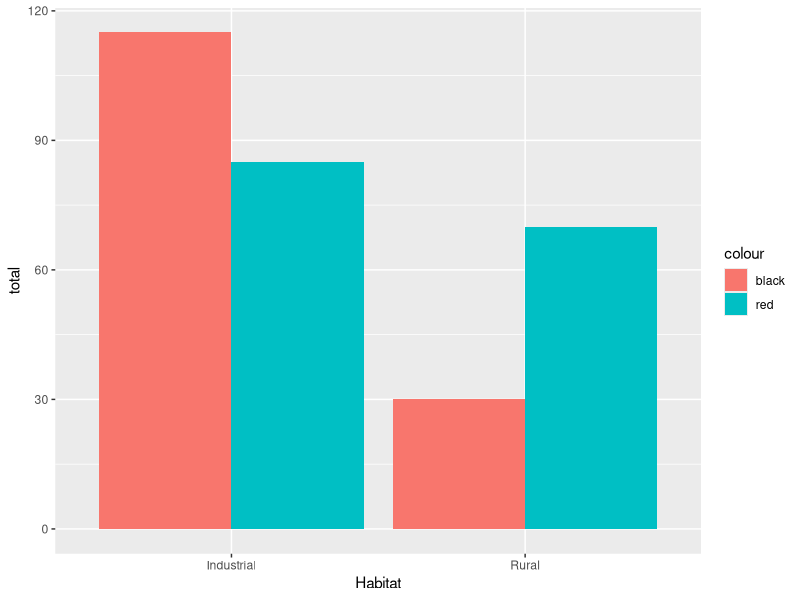
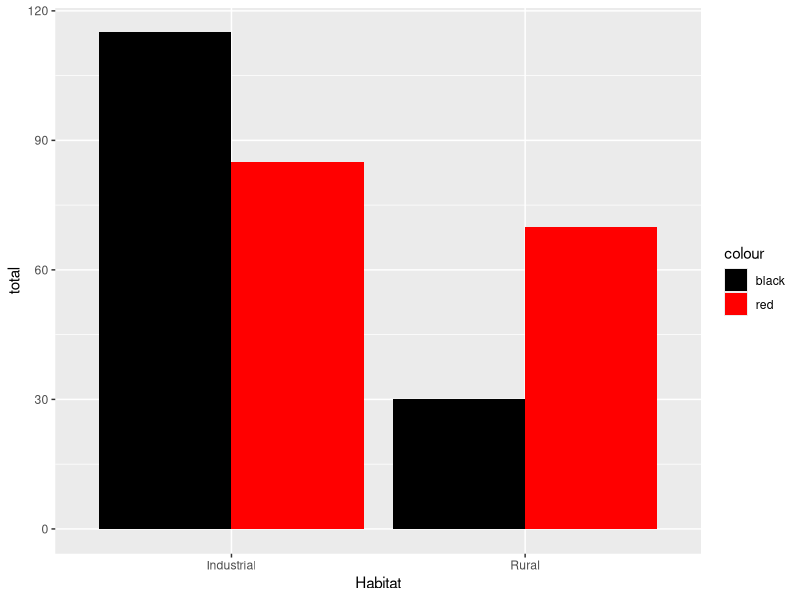
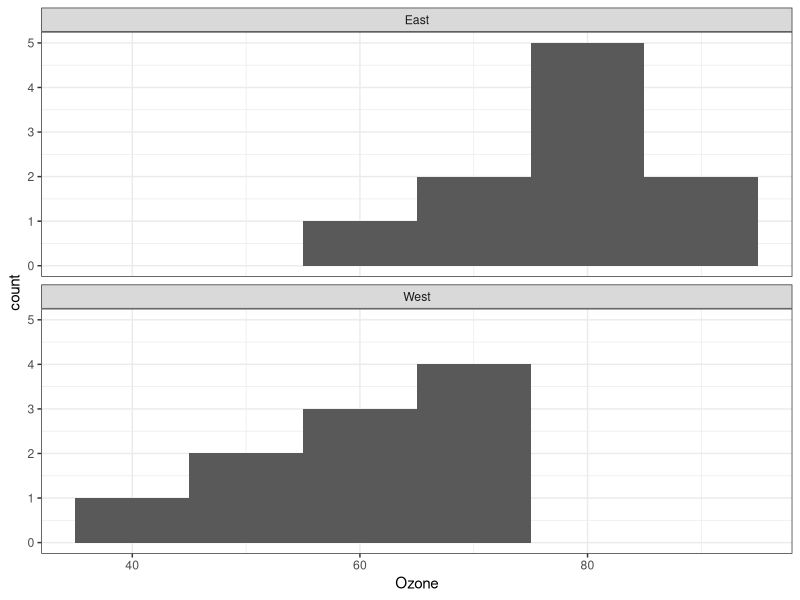

Source code (R) for these figures, in order:
## ---- chunk 1
rm(list=ls())
library(tidyverse)
library(here)
## ---- chunk 2
lady <- read.csv(here("Data/ladybirds.csv"))
## ---- chunk 3
glimpse(lady)
## ---- chunk 4
lady$Habitat <- 
  as.factor(lady$Habitat)
levels(lady$Habitat)

lady$Site <- 
  as.factor(lady$Site)
levels(lady$Site)

lady$colour <- 
  as.factor(lady$colour)
levels(lady$colour)
## ---- chunk 5
totals <- lady |>
  group_by(Habitat, colour) |>
  summarise(total = sum(number))
totals
## ---- chunk 6
ggplot(totals, aes(x = Habitat, y = total, fill = colour)) +
  geom_bar(stat = 'identity', 'position' = 'dodge')
# fill used for bar chart to specify the colour variable
# stat = 'identity' tells ggplot not to calculate anything
# position = 'dodge' tells ggplot to put two bars for each habitat
## ---- chunk 7
ggplot(totals, aes(x = Habitat, y = total, fill = colour)) +
  geom_bar(stat = 'identity', 'position' = 'dodge') +
  scale_fill_manual(values = c(black = "Black", red = "Red"))
# scale_fill_manual specifies colour values with a color
## ---- chunk 8
lady_mat <- xtabs(number ~ Habitat + colour, 
                  data = lady)
lady_mat
## ---- chunk 9
chisq.test(lady_mat)
## ---- chunk 10
lady.chi <- chisq.test(lady_mat)
names(lady.chi)
## ---- chunk 11
ozone <- read.csv(here("Data/ozone.csv"))
## ---- chunk 12
glimpse(ozone)
## ---- chunk 13
ozone$Garden.ID <- 
  as.factor(ozone$Garden.ID)
levels(ozone$Garden.ID)

ozone$Garden.location <- 
  as.factor(ozone$Garden.location)
levels(ozone$Garden.location)
## ---- chunk 14
ggplot(ozone, aes(x = Ozone)) +
  geom_histogram(binwidth = 10) +
  facet_wrap(~Garden.location, ncol = 1) + # creates two plots for east and west, ncol is # columns
  theme_bw()
## ---- chunk 15
ozone |>
  group_by(Garden.location) |>
  summarise(mean_o = mean(Ozone),
            SD_o = sd(Ozone))
## ---- chunk 16
t.test(Ozone ~ Garden.location, data = ozone)
## ---- chunk 17
var.test(Ozone ~ Garden.location, data = ozone)
